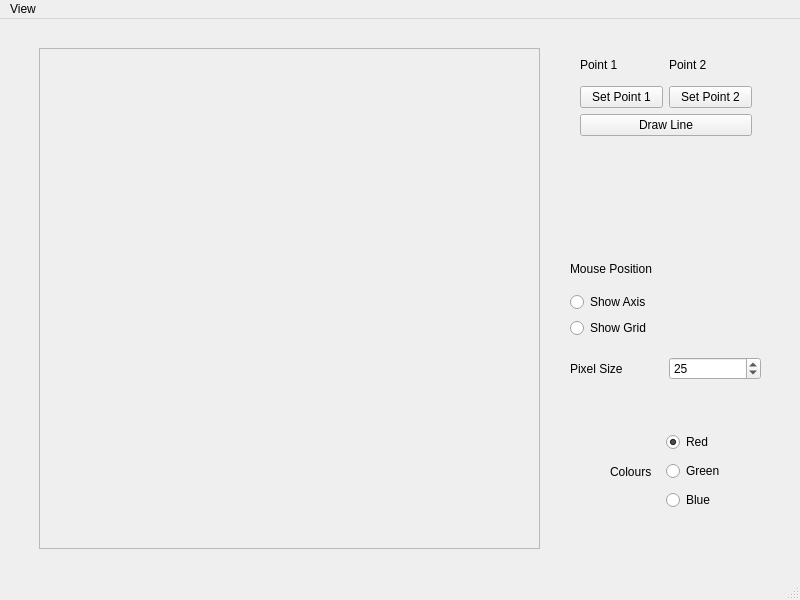
<?xml version="1.0" encoding="UTF-8"?>
<ui version="4.0">
 <class>MainWindow</class>
 <widget class="QMainWindow" name="MainWindow">
  <property name="geometry">
   <rect>
    <x>0</x>
    <y>0</y>
    <width>800</width>
    <height>600</height>
   </rect>
  </property>
  <property name="windowTitle">
   <string>MainWindow</string>
  </property>
  <widget class="QWidget" name="centralwidget">
   <widget class="frame_widget" name="frame">
    <property name="geometry">
     <rect>
      <x>39</x>
      <y>29</y>
      <width>501</width>
      <height>501</height>
     </rect>
    </property>
    <property name="frameShape">
     <enum>QFrame::StyledPanel</enum>
    </property>
    <property name="frameShadow">
     <enum>QFrame::Raised</enum>
    </property>
   </widget>
   <widget class="QWidget" name="layoutWidget">
    <property name="geometry">
     <rect>
      <x>570</x>
      <y>240</y>
      <width>189</width>
      <height>19</height>
     </rect>
    </property>
    <layout class="QHBoxLayout" name="horizontalLayout_2">
     <item>
      <widget class="QLabel" name="button">
       <property name="text">
        <string>Mouse Position</string>
       </property>
      </widget>
     </item>
     <item>
      <widget class="QLabel" name="coord">
       <property name="text">
        <string/>
       </property>
      </widget>
     </item>
    </layout>
   </widget>
   <widget class="QWidget" name="layoutWidget">
    <property name="geometry">
     <rect>
      <x>570</x>
      <y>260</y>
      <width>191</width>
      <height>115</height>
     </rect>
    </property>
    <layout class="QVBoxLayout" name="verticalLayout_2">
     <item>
      <layout class="QVBoxLayout" name="verticalLayout">
       <item>
        <widget class="QRadioButton" name="radioButton">
         <property name="text">
          <string>Show Axis</string>
         </property>
         <property name="autoExclusive">
          <bool>false</bool>
         </property>
        </widget>
       </item>
       <item>
        <widget class="QRadioButton" name="radioButton_2">
         <property name="text">
          <string>Show Grid</string>
         </property>
         <property name="autoExclusive">
          <bool>false</bool>
         </property>
        </widget>
       </item>
      </layout>
     </item>
     <item>
      <layout class="QHBoxLayout" name="horizontalLayout_3">
       <item>
        <widget class="QLabel" name="label">
         <property name="text">
          <string>Pixel Size</string>
         </property>
        </widget>
       </item>
       <item>
        <widget class="QSpinBox" name="spinBox">
         <property name="maximum">
          <number>150</number>
         </property>
         <property name="value">
          <number>25</number>
         </property>
        </widget>
       </item>
      </layout>
     </item>
    </layout>
   </widget>
   <widget class="QWidget" name="layoutWidget">
    <property name="geometry">
     <rect>
      <x>610</x>
      <y>410</y>
      <width>115</width>
      <height>85</height>
     </rect>
    </property>
    <layout class="QHBoxLayout" name="horizontalLayout">
     <item>
      <widget class="QLabel" name="label_3">
       <property name="text">
        <string>Colours</string>
       </property>
      </widget>
     </item>
     <item>
      <layout class="QVBoxLayout" name="verticalLayout_4">
       <item>
        <widget class="QRadioButton" name="radioButton_3">
         <property name="text">
          <string>Red</string>
         </property>
         <property name="checked">
          <bool>true</bool>
         </property>
        </widget>
       </item>
       <item>
        <widget class="QRadioButton" name="radioButton_4">
         <property name="text">
          <string>Green</string>
         </property>
        </widget>
       </item>
       <item>
        <widget class="QRadioButton" name="radioButton_5">
         <property name="text">
          <string>Blue</string>
         </property>
        </widget>
       </item>
      </layout>
     </item>
    </layout>
   </widget>
   <widget class="QWidget" name="">
    <property name="geometry">
     <rect>
      <x>580</x>
      <y>30</y>
      <width>172</width>
      <height>87</height>
     </rect>
    </property>
    <layout class="QVBoxLayout" name="verticalLayout_5">
     <item>
      <layout class="QVBoxLayout" name="verticalLayout_3">
       <item>
        <layout class="QHBoxLayout" name="horizontalLayout_4">
         <item>
          <widget class="QLabel" name="label_1">
           <property name="text">
            <string>Point 1</string>
           </property>
          </widget>
         </item>
         <item>
          <widget class="QLabel" name="label_2">
           <property name="text">
            <string>Point 2</string>
           </property>
          </widget>
         </item>
        </layout>
       </item>
       <item>
        <layout class="QHBoxLayout" name="horizontalLayout_5">
         <item>
          <widget class="QPushButton" name="pushButton_2">
           <property name="text">
            <string>Set Point 1</string>
           </property>
          </widget>
         </item>
         <item>
          <widget class="QPushButton" name="pushButton">
           <property name="text">
            <string>Set Point 2</string>
           </property>
          </widget>
         </item>
        </layout>
       </item>
      </layout>
     </item>
     <item>
      <widget class="QPushButton" name="pushButton_3">
       <property name="text">
        <string>Draw Line</string>
       </property>
      </widget>
     </item>
    </layout>
   </widget>
  </widget>
  <widget class="QMenuBar" name="menubar">
   <property name="geometry">
    <rect>
     <x>0</x>
     <y>0</y>
     <width>800</width>
     <height>22</height>
    </rect>
   </property>
   <widget class="QMenu" name="menuCreate_New">
    <property name="title">
     <string>View</string>
    </property>
    <addaction name="actionCreate_New"/>
   </widget>
   <addaction name="menuCreate_New"/>
  </widget>
  <widget class="QStatusBar" name="statusbar"/>
  <action name="actionCreate_New">
   <property name="text">
    <string>Create New</string>
   </property>
  </action>
 </widget>
 <customwidgets>
  <customwidget>
   <class>frame_widget</class>
   <extends>QFrame</extends>
   <header>frame_widget.h</header>
   <container>1</container>
  </customwidget>
 </customwidgets>
 <resources/>
 <connections/>
</ui>
